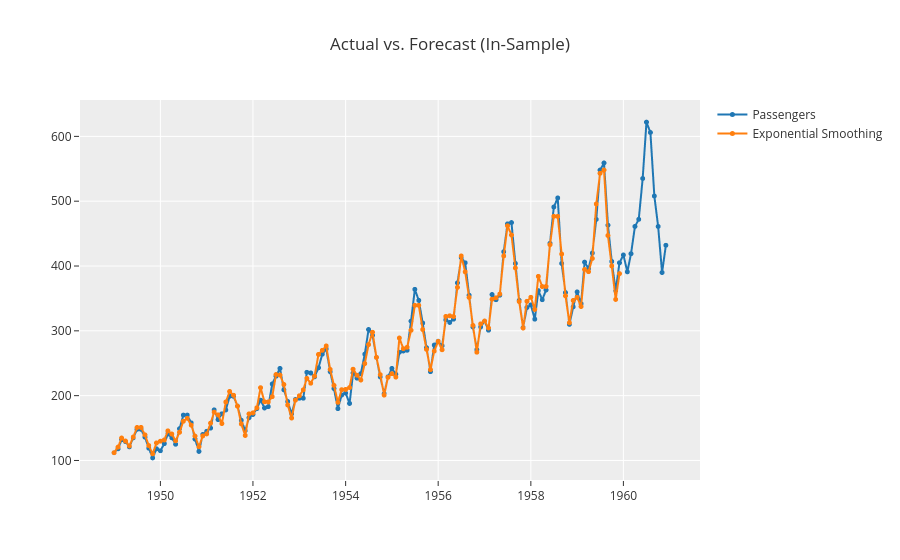

This figure's notebook cell:
### Code cell
plot_model(model,plot='insample')

### Figure 1 — Plotly figure (JSON) as saved in the notebook; plotly's stock layout.template omitted (floating-point values rounded to 4 significant figures; data arrays with more than 128 entries replaced by an {"elided": "..."} marker saying what was removed)
{"data": [{"line": {"color": "rgb(31, 119, 180)", "width": 2}, "marker": {"color": "rgb(31, 119, 180)", "size": 5}, "mode": "lines+markers", "name": "Passengers", "type": "scattergl", "x": {"elided": "144 str values"}, "xaxis": "x", "y": {"elided": "144 int values"}, "yaxis": "y"}, {"line": {"color": "rgb(255, 127, 14)", "width": 2}, "marker": {"color": "rgb(255, 127, 14)", "size": 5}, "mode": "lines+markers", "name": "Exponential Smoothing", "type": "scattergl", "x": {"elided": "144 str values"}, "xaxis": "x", "y": {"elided": "144 float values"}, "yaxis": "y"}], "layout": {"showlegend": true, "title": {"text": "Actual vs. Forecast (In-Sample)"}, "xaxis": {"anchor": "y", "domain": [0, 1]}, "yaxis": {"anchor": "x", "domain": [0, 1]}}}
